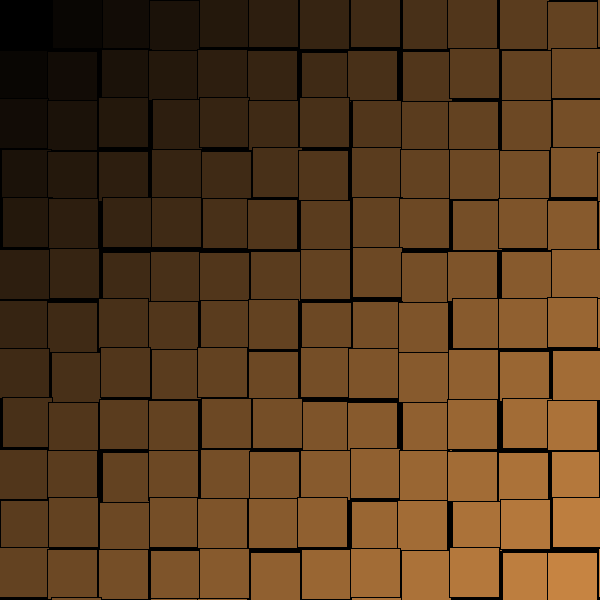
Frame 1 (no input)
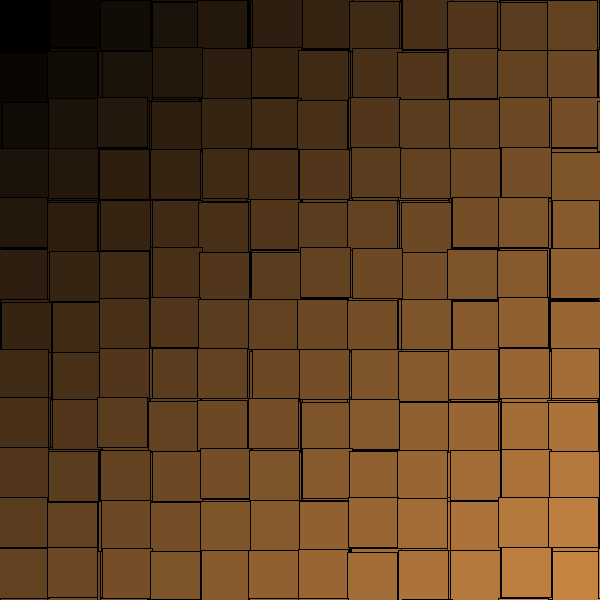
Frame 60 (the mouse pressed at the canvas centre just before this capture)
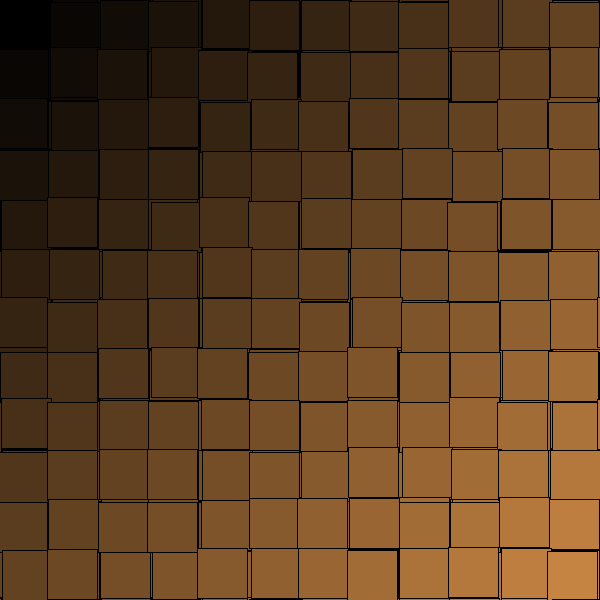
Frame 120 (the mouse held since frame 60 and released just before this capture)

The Processing sketch that drew these frames (run headless with seeded random() and noise(); from frame 60 on, the mouse is pressed at the canvas centre):

// Processing sketch: square_art
// ── square_art.pde
int boxSize = 50;

void setup() {
  size(600, 600);  
  background(0);
}


void draw() {
  clear();
  
  // First loop is for each row, i.e. y varies here
  for (int i=0; i < 600 - 600%boxSize; i++) {
    
    // Second (nested) loop is for each column, i.e. x varies here
    for (int j=0; j < 600 - 600%boxSize; j++) {
      
      // The gradient. 3.4 is the color, 3 2 and 1 is the amount of each color
      fill((int)3.4*3*(j+i), (int)3.4*2*(j+i), (int)3.4*(j+i));
      
      // Create the squares and make them move by getting a random number -3 to 3
      square(j*boxSize + random(-3, 3), i*boxSize + random(-3, 3), boxSize);
    }
  }
}
